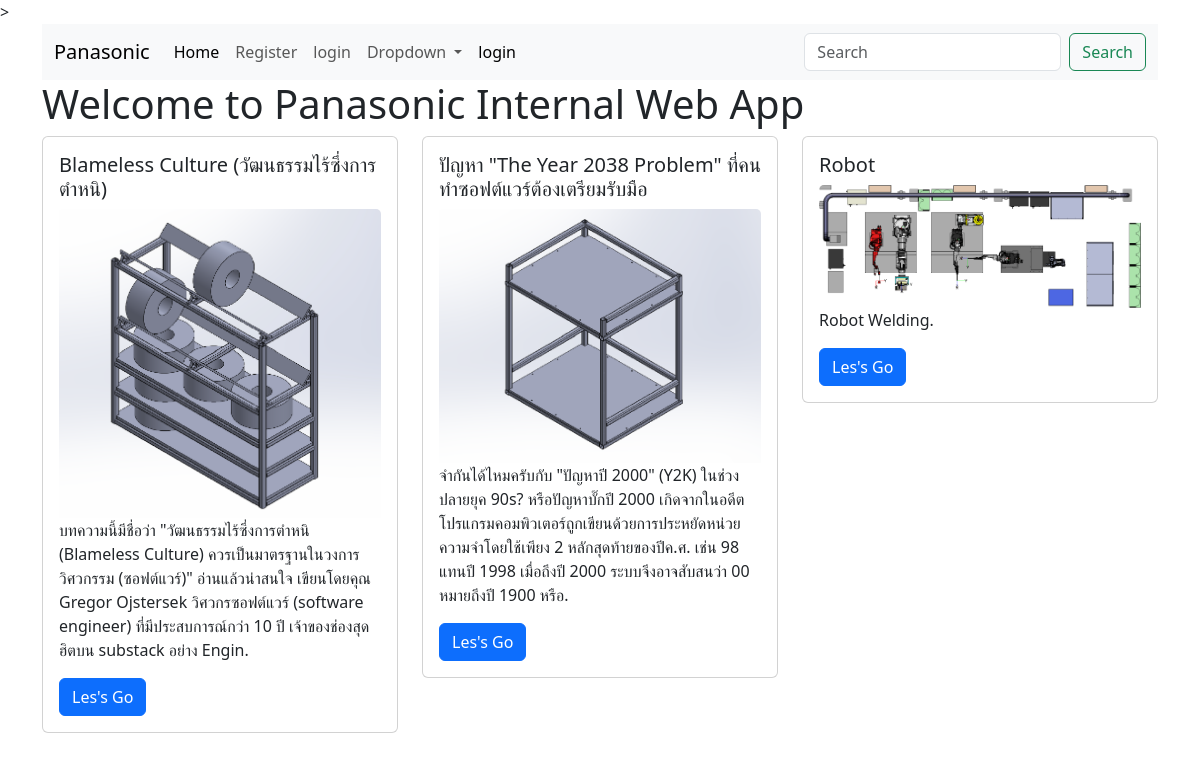
The page / on the database its author committed.
### blog/models.py (models this page shows, shortened)
class Post(models.Model):
    title = models.CharField(max_length=100)
    short_description = models.CharField(max_length=255, blank=True, null=True)
    body = models.TextField()
    date_created = models.DateTimeField(auto_now_add=True)
    date_updated = models.DateTimeField(auto_now=True)
    featured_pic = models.ImageField(upload_to='featured_pics/', blank=True, null=True)

### blog/views.py (the view)
# urls.py: path('', home, name='home'),
def home(request):
    all_posts = Post.objects.all()
    context = {
        'posts': all_posts,
    }
    return render(request, 'blog/home.html', context)

### blog/templates/blog/home.html
{% extends "blog/base.html" %}
{% block content %}
<h1>Welcome to Panasonic Internal Web App</h1>
        <div class="row">
            {% for post in posts %}
            <div class="col-sm-4 mb-3 mb-sm-0">
              <div class="card">
                <div class="card-body">
                  <h5 class="card-title">{{ post.title }}</h5>
                  <img src="{{ post.featured_pic.url }}" class="card-img-top" alt="{{ post.title}}" />
                  <p class="card-text">{{ post.short_description }}.</p>
                  <a href="/blog/{{ post.id }}" class="btn btn-primary">Les's Go</a>
                </div>
              </div>
            </div>
            {% endfor %}
          </div>
{% endblock %}

### blog/templates/blog/base.html (shortened to what this page needs)
<!DOCTYPE html>
<html>
<head>
    <link href="https://cdn.jsdelivr.net/npm/bootstrap@5.3.7/dist/css/bootstrap.min.css" rel="stylesheet">
</head>
<body>
    <div class="container">
        <nav class="navbar navbar-expand-lg bg-body-tertiary">
            <div class="container-fluid">
              <a class="navbar-brand" href="/">Panasonic</a>
              <div class="collapse navbar-collapse" id="navbarSupportedContent">
                <ul class="navbar-nav me-auto mb-2 mb-lg-0">
                  <li class="nav-item">
                    <a class="nav-link active" aria-current="page" href="/">Home</a>
                    </li>
                  <li class="nav-item">
                    <a class="nav-link" href="/register">Register</a>
                  </li>
                  <li class="nav-item">
                    {% if not user.is_authenticated %}
                    <a class="nav-link" href="/login">login</a>
                    {% else %}
                    <a class="nav-link" href="/logout">Logout</a>
                    {% endif %}
                  </li>
                  <li class="nav-item dropdown">
                    <a class="nav-link dropdown-toggle" href="#" role="button" data-bs-toggle="dropdown" aria-expanded="false">
                      Dropdown
                    </a>
                  </li>
                  <li class="nav-item">
                    <a class="nav-link active" aria-current="page" href="/login">login</a>
                    </li>
                  <li class="nav-item">
                  <li class="nav-item">
                    <a class="nav-link disabled" aria-disabled="true">{{user.username}}</a>
                  </li>
                </ul>
                <form class="d-flex" role="search">
                  <input class="form-control me-2" type="search" placeholder="Search" aria-label="Search"/>
                  <button class="btn btn-outline-success" type="submit">Search</button>
                </form>
              </div>
            </div>
          </nav>
          {% block content %}
          {% endblock %}
    </div>
</body>
</html>

### rows shown on the page
Post: title "Blameless Culture (วัฒนธรรมไร้ซึ่งการตำหนิ)", featured_pic (picture), short_description "บทความนี้มีชื่อว่า \" วัฒนธรรมไร้ซึ่งการตำหนิ (Blameless Culture) ควรเป็นมาตรฐานในวงการวิศวกรรม (ซอฟต์แวร์)\" อ่านแล้วน่าสนใจ เขียนโดยคุณ Gregor Ojstersek วิศวกรซอฟต์แวร์ (software engineer) ที่มีประสบการณ์กว่า 10 ปี เจ้าของช่องสุดฮิตบน substack อย่าง Engin"
Post: title "ปัญหา \"The Year 2038 Problem\" ที่คนทำซอฟต์แวร์ต้องเตรียมรับมือ", featured_pic (picture), short_description "จำกันได้ไหมครับกับ \"ปัญหาปี 2000\" (Y2K) ในช่วงปลายยุค 90s? หรือปัญหาบั๊กปี 2000 เกิดจากในอดีตโปรแกรมคอมพิวเตอร์ถูกเขียนด้วยการประหยัดหน่วยความจำโดยใช้เพียง 2 หลักสุดท้ายของปีค.ศ. เช่น 98 แทนปี 1998 เมื่อถึงปี 2000 ระบบจึงอาจสับสนว่า 00 หมายถึงปี 1900 หรือ"
Post: title "Robot", featured_pic (picture), short_description "Robot Welding"
